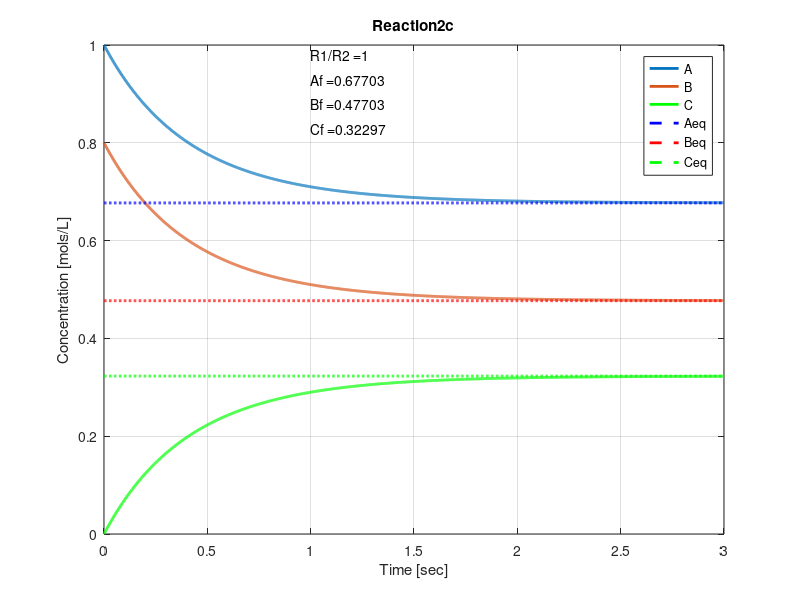
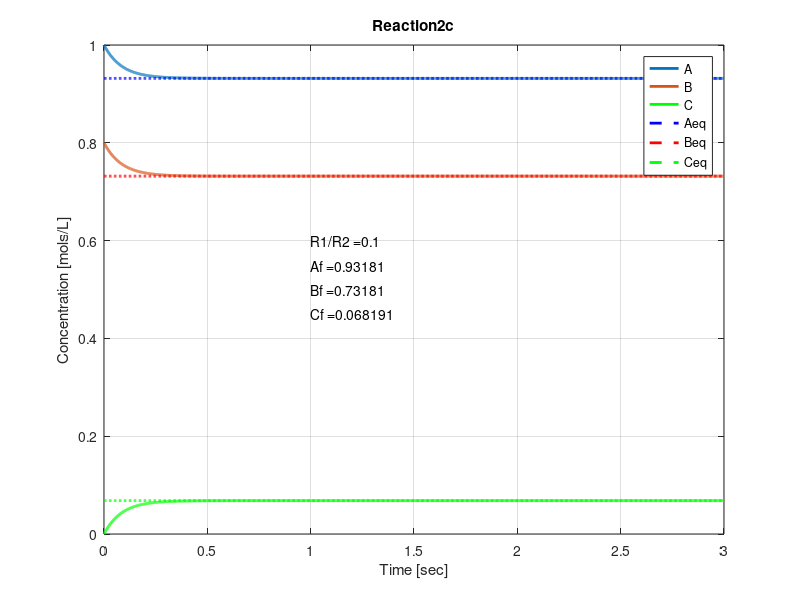
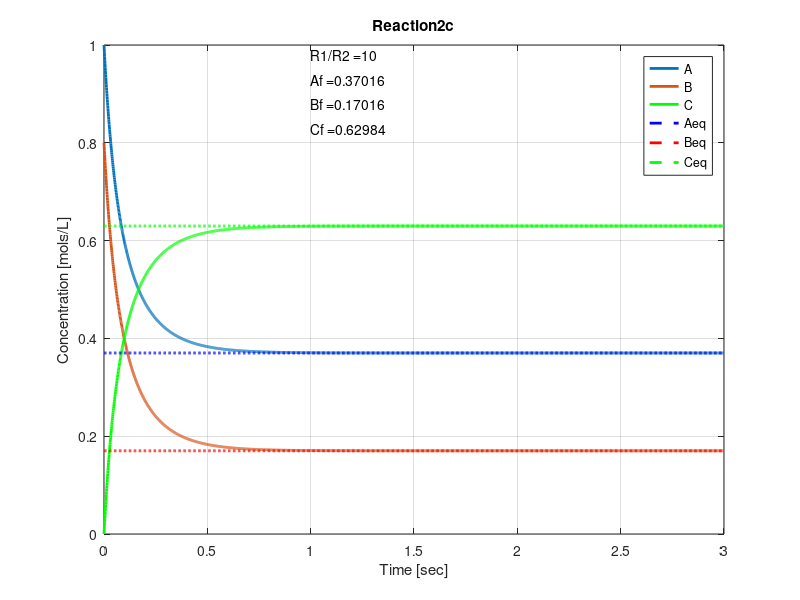

Here is the MATLAB script that generated these plots, in order:
%-------------------------------------------------------
%--------------- Radioactive Lifetime   ----------------
%--------------- By: Eli Temanson       ----------------
%--------------- A+B->C w/ rate R1 & R2 ----------------
%-------------------------------------------------------

clc; clear all; close all;

%-------------------- Variables ------------------------

R1 = 1;
R2 = 1;  %rate ->  dA/dt = -RA or dB/dt = +RA
dt = 0.001;
A(1) = 1;
B(1) = 0.8;
C(1) = 0;
N = 3000;
t(1) = 0;
%-------------------------------------------------------

for i = 2:N+1
    
    t(i) = t(i-1) + dt;
    A(i) = A(i-1) - A(i-1)*B(i-1)*dt*R1 + C(i-1)*dt*R2;
    B(i) = B(i-1) - A(i-1)*B(i-1)*dt*R1 + C(i-1)*dt*R2;
    C(i) = C(i-1) + A(i-1)*B(i-1)*dt*R1 - C(i-1)*dt*R2;
    
end

p = [R1/R2, -((R1/R2)*(A(1)+C(1)+B(1)+C(1))+1), R1/R2*((A(1)+C(1))*(B(1)+C(1)))];
r = roots(p);

Cf = r(2);
Af = A(1) + C(1) - Cf;
Bf = B(1) + C(1) - Cf;
Aeq = Af*ones(1,N+1);
Beq = Bf*ones(1,N+1);
Ceq = Cf*ones(1,N+1);

figure(1)
plot(t,A,'LineWidth',2)
hold on 
plot(t,B,'LineWidth',2)
hold on 
plot(t,C,'g','LineWidth',2)
hold on 
plot(t,Aeq,'--b','LineWidth',2)
hold on 
plot(t,Beq,'--r','LineWidth',2)
hold on 
plot(t,Ceq,'--g','LineWidth',2)
hold on 
grid on
legend('A','B','C','Aeq','Beq','Ceq')
text(1,0.98,strcat('R1/R2 = ',num2str(R1/R2)))
text(1,0.93,strcat('Af = ', num2str(Af)))
text(1,0.88,strcat('Bf = ', num2str(Bf)))
text(1,0.83,strcat('Cf = ', num2str(Cf)))
title('Reaction2c')
xlabel('Time [sec]')
ylabel('Concentration [mols/L]')

%--------------------------------------------------------------
R1 = 1;
R2 = 10;
for i = 2:N+1
    
    t(i) = t(i-1) + dt;
    A(i) = A(i-1) - A(i-1)*B(i-1)*dt*R1 + C(i-1)*dt*R2;
    B(i) = B(i-1) - A(i-1)*B(i-1)*dt*R1 + C(i-1)*dt*R2;
    C(i) = C(i-1) + A(i-1)*B(i-1)*dt*R1 - C(i-1)*dt*R2;
    
end

p = [R1/R2, -((R1/R2)*(A(1)+C(1)+B(1)+C(1))+1), R1/R2*((A(1)+C(1))*(B(1)+C(1)))];
r = roots(p);

Cf = r(2);
Af = A(1) + C(1) - Cf;
Bf = B(1) + C(1) - Cf;
Aeq = Af*ones(1,N+1);
Beq = Bf*ones(1,N+1);
Ceq = Cf*ones(1,N+1);

figure(2)
plot(t,A,'LineWidth',2)
hold on 
plot(t,B,'LineWidth',2)
hold on 
plot(t,C,'g','LineWidth',2)
hold on 
plot(t,Aeq,'--b','LineWidth',2)
hold on 
plot(t,Beq,'--r','LineWidth',2)
hold on 
plot(t,Ceq,'--g','LineWidth',2)
hold on 
grid on
legend('A','B','C','Aeq','Beq','Ceq')
text(1,0.6,strcat('R1/R2 = ',num2str(R1/R2)))
text(1,0.55,strcat('Af = ', num2str(Af)))
text(1,0.5,strcat('Bf = ', num2str(Bf)))
text(1,0.45,strcat('Cf = ', num2str(Cf)))
title('Reaction2c')
xlabel('Time [sec]')
ylabel('Concentration [mols/L]')

%--------------------------------------------------------------
R1 = 10;
R2 = 1;
for i = 2:N+1
    
    t(i) = t(i-1) + dt;
    A(i) = A(i-1) - A(i-1)*B(i-1)*dt*R1 + C(i-1)*dt*R2;
    B(i) = B(i-1) - A(i-1)*B(i-1)*dt*R1 + C(i-1)*dt*R2;
    C(i) = C(i-1) + A(i-1)*B(i-1)*dt*R1 - C(i-1)*dt*R2;
    
end

p = [R1/R2, -((R1/R2)*(A(1)+C(1)+B(1)+C(1))+1), R1/R2*((A(1)+C(1))*(B(1)+C(1)))];
r = roots(p);

Cf = r(2);
Af = A(1) + C(1) - Cf;
Bf = B(1) + C(1) - Cf;
Aeq = Af*ones(1,N+1);
Beq = Bf*ones(1,N+1);
Ceq = Cf*ones(1,N+1);

figure(3)
plot(t,A,'LineWidth',2)
hold on 
plot(t,B,'LineWidth',2)
hold on 
plot(t,C,'g','LineWidth',2)
hold on 
plot(t,Aeq,'--b','LineWidth',2)
hold on 
plot(t,Beq,'--r','LineWidth',2)
hold on 
plot(t,Ceq,'--g','LineWidth',2)
hold on 
grid on
legend('A','B','C','Aeq','Beq','Ceq')
text(1,0.98,strcat('R1/R2 = ',num2str(R1/R2)))
text(1,0.93,strcat('Af = ', num2str(Af)))
text(1,0.88,strcat('Bf = ', num2str(Bf)))
text(1,0.83,strcat('Cf = ', num2str(Cf)))
title('Reaction2c')
xlabel('Time [sec]')
ylabel('Concentration [mols/L]')







